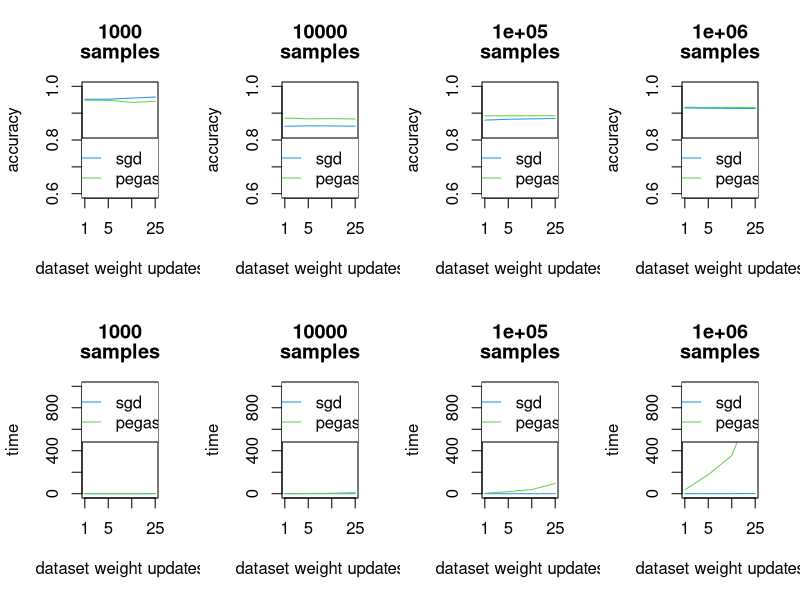

The R script that drew this image:

png('benchmarks.png', width = 1500, height = 1000)

d = read.csv('benchmarks.csv')
par(mfrow=c(2,4), cex=1)

for(i in c(1000, 10000, 100000, 1000000)) {
    peg = d[d$samples==i & d$model=='peg',]
    sgd = d[d$samples==i & d$model=='sgd',]

    if(nrow(peg) > 0 || nrow(sgd) > 0) {
        plot(peg$accuracy, type='l', col=3, yaxt='n', xaxt='n', ylim=c(0.6,1), 
             main=c(i,'samples'), ylab='accuracy', xlab='dataset weight updates')
        axis(2, c(0.6, 0.7, 0.8, 0.9, 1))
        axis(1, at=1:4, labels=c(1, 5, 10, 25))
        lines(sgd$accuracy, type='l', col=4)
        legend('bottom', col=c(4,3), c('sgd', 'pegasos'), lty=1)


    }
}

for(i in c(1000, 10000, 100000,1000000)) {
    peg = d[d$samples==i & d$model=='peg',]
    sgd = d[d$samples==i & d$model=='sgd',]

    if(nrow(peg) > 0 || nrow(sgd) > 0) {
        plot(sgd$time, type='l', col=4, xaxt='n', main=c(i,'samples'), 
             ylim=c(0,1000), ylab='time', xlab='dataset weight updates')
        axis(1, at=1:4, labels=c(1, 5, 10, 25))
        lines(peg$time, type='l', col=3)
        legend('top', col=c(4,3), c('sgd', 'pegasos'), lty=1)
    }
}

dev.off()
